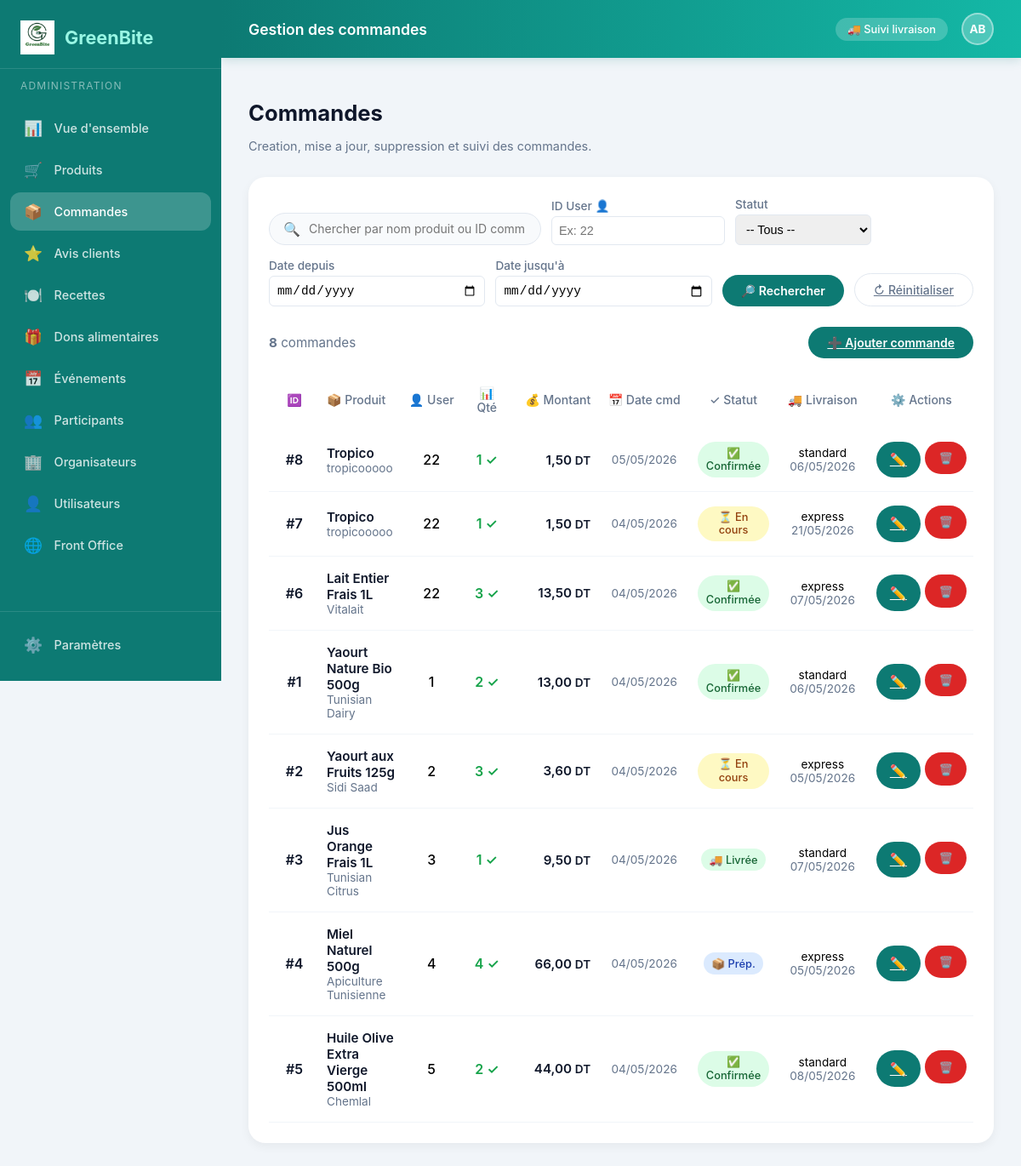
Screenshot of /Green-Bite/View/back-office/orders.php (signed in) with the database file from the repository.
### tables this page shows
CREATE TABLE `commandes` (
  `id_commande` int(11) NOT NULL,
  `id_produit` int(11) NOT NULL,
  `id_utilisateur` int(11) NOT NULL,
  `quantite` int(11) NOT NULL DEFAULT 1,
  `prix_total` decimal(10,2) NOT NULL DEFAULT 0.00,
  `date_commande` datetime NOT NULL DEFAULT current_timestamp(),
  `statut` enum('en-cours','en-preparation','confirmee','livree','annulee') DEFAULT 'en-cours',
  `mode_livraison` enum('standard','express') NOT NULL DEFAULT 'standard',
  `date_livraison_souhaitee` date DEFAULT NULL,
  `adresse_livraison` text NOT NULL,
  `methode_paiement` enum('cash','carte') NOT NULL DEFAULT 'cash',
  `numero_carte` varchar(20) DEFAULT NULL,
  `nom_titulaire` varchar(100) DEFAULT NULL,
  `date_expiration` varchar(5) DEFAULT NULL,
  `cvv` varchar(3) DEFAULT NULL
);

CREATE TABLE `produits` (
  `id_produit` int(11) NOT NULL,
  `nom` varchar(150) NOT NULL,
  `marque` varchar(120) NOT NULL,
  `code_barre` varchar(80) DEFAULT NULL,
  `categorie` varchar(120) DEFAULT NULL,
  `prix` decimal(10,2) NOT NULL DEFAULT 0.00,
  `calories` decimal(10,2) DEFAULT 0.00,
  `proteines` decimal(10,2) DEFAULT 0.00,
  `glucides` decimal(10,2) DEFAULT 0.00,
  `lipides` decimal(10,2) DEFAULT 0.00,
  `nutriscore` char(1) DEFAULT 'C',
  `image` text DEFAULT NULL,
  `quantite_disponible` int(11) NOT NULL DEFAULT 0,
  `statut` enum('actif','inactif','attente') DEFAULT 'actif',
  `date_ajout` datetime NOT NULL DEFAULT current_timestamp()
);

### Green-Bite/Controller/OrderController.php (called while the page is built, shortened)
<?php
require_once __DIR__ . '/../config/database.php';
final class OrderController
{
    private PDO $pdo;
    public function __construct()
    {
        $this->pdo = Database::connection();
    }
    public function list(array $filters = []): array
    {
        $q = trim((string) ($filters['q'] ?? ''));
        $idUser = trim((string) ($filters['id_user'] ?? ''));
        $filterStatus = trim((string) ($filters['status'] ?? ''));
        $filterDateFrom = trim((string) ($filters['date_from'] ?? ''));
        $filterDateTo = trim((string) ($filters['date_to'] ?? ''));
        $params = [];
        $sql = 'SELECT c.*, p.nom as produit_nom, p.marque as produit_marque FROM commandes c LEFT JOIN produits p ON c.id_produit = p.id_produit';
        $sql .= ' ORDER BY c.date_commande DESC';
        $stmt = $this->pdo->prepare($sql);
        $stmt->execute($params);
        return $stmt->fetchAll();
    }
}

### Green-Bite/Controller/bootstrap.php (called while the page is built, shortened)
<?php
require_once __DIR__ . '/../config/database.php';
function h(?string $value): string
{
    return htmlspecialchars((string) $value, ENT_QUOTES, 'UTF-8');
}

### Green-Bite/config/database.php (called while the page is built, shortened)
<?php
function getPdo(): PDO
{
    $dsn = 'mysql:host=' . DB_HOST . ';port=' . DB_PORT . ';dbname=' . DB_NAME . ';charset=utf8mb4';
    $options = [
        PDO::ATTR_ERRMODE => PDO::ERRMODE_EXCEPTION,
        PDO::ATTR_DEFAULT_FETCH_MODE => PDO::FETCH_ASSOC,
        PDO::ATTR_EMULATE_PREPARES => false,
    ];
    $pdo = new PDO($dsn, DB_USER, DB_PASS, $options);
    return $pdo;
}
final class Database
{
    public static function connection(): PDO
    {
        return getPdo();
    }
}

### Green-Bite/View/back-office/orders.php (the view, shortened to what this page needs)
<?php
require_once __DIR__ . '/../includes/bootstrap.php';
require_once __DIR__ . '/../../Controller/OrderController.php';
$q = trim($_GET['q'] ?? '');
$idUser = trim($_GET['id_user'] ?? '');
$status = trim($_GET['status'] ?? '');
$dateFrom = trim($_GET['date_from'] ?? '');
$dateTo = trim($_GET['date_to'] ?? '');
$sort = trim($_GET['sort'] ?? 'date');
$order = trim($_GET['order'] ?? 'DESC');
$controller = new OrderController();
$orders = $controller->list([
    'q' => $q,
    'id_user' => $idUser,
    'status' => $status,
    'date_from' => $dateFrom,
    'date_to' => $dateTo,
]);
if ($sort) {
    usort($orders, function($a, $b) use ($sort, $order) {
        $aVal = $a[$sort] ?? '';
        $bVal = $b[$sort] ?? '';
        if ($sort === 'id_commande' || $sort === 'id_utilisateur' || $sort === 'quantite' || $sort === 'prix_total') {
            $aVal = (float) $aVal;
            $bVal = (float) $bVal;
            $result = $aVal <=> $bVal;
        } elseif ($sort === 'date_commande' || $sort === 'date_livraison_souhaitee') {
            $aVal = strtotime($aVal ?: '1970-01-01');
            $bVal = strtotime($bVal ?: '1970-01-01');
            $result = $aVal <=> $bVal;
        } else {
            $result = strcasecmp($aVal, $bVal);
        }
        return $order === 'ASC' ? $result : -$result;
    });
}
?>
<!DOCTYPE html>
<html lang="fr">
<head>
    <link rel="stylesheet" href="../style.css">
</head>
<body>
<div class="dashboard-layout">
<?php $activePage = 'orders'; include __DIR__ . '/../includes/sidebar_admin.php'; ?>
    <div class="dashboard-main">
        <header class="dashboard-header">
            <div class="header-title">Gestion des commandes</div>
            <div class="header-right">
                <span class="header-badge">🚚 Suivi livraison</span>
                <div class="admin-avatar">AB</div>
            </div>
        </header>
        <div class="page-content">
            <div class="page-header">
                <h1>Commandes</h1>
                <p>Creation, mise a jour, suppression et suivi des commandes.</p>
            </div>
            <div class="table-container">
                <form method="get" style="margin-bottom:1.5rem;">
                    <div style="display:flex;gap:0.75rem;align-items:flex-end;flex-wrap:wrap;margin-bottom:1rem;">
                        <div class="table-search" style="flex:1;min-width:250px;">
                            <span>🔍</span>
                            <input type="text" name="q" value="<?= h($q) ?>" placeholder="Chercher par nom produit ou ID commande...">
                        </div>
                        <div style="min-width:130px;">
                            <label style="display:block;font-size:0.85rem;color:#64748b;margin-bottom:0.25rem;font-weight:500;">ID User 👤</label>
                            <input type="number" name="id_user" value="<?= h($idUser) ?>" min="1" placeholder="Ex: 22" style="width:100%;padding:0.5rem;border:1px solid #e2e8f0;border-radius:6px;font-size:0.9rem;">
                        </div>
                        <div style="min-width:160px;">
                            <label style="display:block;font-size:0.85rem;color:#64748b;margin-bottom:0.25rem;font-weight:500;">Statut</label>
                            <select name="status" style="width:100%;padding:0.5rem;border:1px solid #e2e8f0;border-radius:6px;font-size:0.9rem;cursor:pointer;">
                                <option value="">-- Tous --</option>
                            </select>
                        </div>
                    </div>
                    <div style="display:flex;gap:0.75rem;align-items:flex-end;flex-wrap:wrap;margin-bottom:1rem;">
                        <div style="flex:1;min-width:140px;">
                            <label style="display:block;font-size:0.85rem;color:#64748b;margin-bottom:0.25rem;font-weight:500;">Date depuis</label>
                            <input type="date" name="date_from" value="<?= h($dateFrom) ?>" style="width:100%;padding:0.5rem;border:1px solid #e2e8f0;border-radius:6px;font-size:0.9rem;">
                        </div>
                        <div style="flex:1;min-width:140px;">
                            <label style="display:block;font-size:0.85rem;color:#64748b;margin-bottom:0.25rem;font-weight:500;">Date jusqu'à</label>
                            <input type="date" name="date_to" value="<?= h($dateTo) ?>" style="width:100%;padding:0.5rem;border:1px solid #e2e8f0;border-radius:6px;font-size:0.9rem;">
                        </div>
                        <button class="btn-add" type="submit">🔎 Rechercher</button>
                        <a class="btn-cancel" href="orders.php">↻ Réinitialiser</a>
                    </div>
                </form>
                <div style="display:flex;justify-content:space-between;align-items:center;margin-bottom:1rem;">
                    <div style="font-size:0.95rem;color:#64748b;">
                        <strong><?= count($orders) ?></strong> commande<?= count($orders) !== 1 ? 's' : '' ?>
                    </div>
                    <a class="btn-add" href="order_form.php">➕ Ajouter commande</a>
                </div>
                <div class="table-wrap">
                    <table>
                        <thead>
                            <tr>
                                <th style="text-align:center;width:60px;cursor:pointer;user-select:none;" onclick="sortOrders('id_commande')">
                                    🆔
                                </th>
                                <th style="cursor:pointer;user-select:none;" onclick="sortOrders('produit_nom')">
                                    📦 Produit
                                </th>
                                <th style="text-align:center;width:70px;cursor:pointer;user-select:none;" onclick="sortOrders('id_utilisateur')">
                                    👤 User
                                </th>
                                <th style="text-align:center;width:60px;cursor:pointer;user-select:none;" onclick="sortOrders('quantite')">
                                    📊 Qté
                                </th>
                                <th style="text-align:right;width:100px;cursor:pointer;user-select:none;" onclick="sortOrders('prix_total')">
                                    💰 Montant
                                </th>
                                <th style="text-align:center;width:110px;cursor:pointer;user-select:none;" onclick="sortOrders('date_commande')">
                                    📅 Date cmd
                                </th>
                                <th style="text-align:center;width:90px;cursor:pointer;user-select:none;" onclick="sortOrders('statut')">
                                    ✓ Statut
                                </th>
                                <th style="text-align:center;width:110px;">🚚 Livraison</th>
                                <th style="text-align:center;width:100px;">⚙️ Actions</th>
                            </tr>
                        </thead>
                        <tbody>
                        <?php if (empty($orders)): ?>
                            <tr>
                                <td colspan="9" style="text-align:center;padding:2rem;color:#64748b;">
                                    <div style="font-size:1.2rem;margin-bottom:0.5rem;">🔍 Aucune commande trouvée</div>
                                    <small>Ajustez vos critères de recherche ou <a href="order_form.php" style="color:#16a34a;">créez une nouvelle commande</a>.</small>
                                </td>
                            </tr>
                        <?php else: ?>
                            <?php foreach ($orders as $o): ?>
                                <tr style="border-bottom:1px solid #f1f5f9;">
                                    <td style="font-weight:600;color:#0f172a;text-align:center;">#<?= (int) $o['id_commande'] ?></td>
                                    <td>
                                        <div style="font-weight:600;color:#0f172a;font-size:0.95rem;">
                                            <?= h((string) ($o['produit_nom'] ?? '❌ Supprimé')) ?>
                                        </div>
                                        <div style="color:#64748b;font-size:0.85rem;">
                                            <?= h((string) ($o['produit_marque'] ?? 'N/A')) ?>
                                        </div>
                                    </td>
                                    <td style="text-align:center;font-weight:500;"><?= (int) $o['id_utilisateur'] ?></td>
                                    <td style="text-align:center;font-weight:600;color:#16a34a;"><?= (int) $o['quantite'] ?> ✓</td>
                                    <td style="text-align:right;font-weight:600;color:#0f172a;font-size:0.95rem;">
                                        <?= number_format((float) $o['prix_total'], 2, ',', ' ') ?> <span style="font-size:0.85rem;">DT</span>
                                    </td>
                                    <td style="text-align:center;font-size:0.85rem;color:#64748b;">
                                        <?php
                                            $date = new DateTime($o['date_commande']);
                                            echo $date->format('d/m/Y');
                                        ?>
                                    </td>
                                    <td style="text-align:center;">
                                        <span class="badge <?= match($o['statut']) {
                                            'confirmee', 'livree' => 'badge-green',
                                            'annulee' => 'badge-red',
                                            'en-preparation' => 'badge-blue',
                                            default => 'badge-amber'
                                        } ?>" style="font-size:0.8rem;padding:0.35rem 0.6rem;display:inline-block;">
                                            <?= match($o['statut']) {
                                                'en-cours' => '⏳ En cours',
                                                'en-preparation' => '📦 Prép.',
                                                'confirmee' => '✅ Confirmée',
                                                'livree' => '🚚 Livrée',
                                                'annulee' => '❌ Annulée',
                                                default => h($o['statut'])
                                            } ?>
                                        </span>
                                    </td>
                                    <td style="text-align:center;font-size:0.85rem;">
                                        <div><?= h((string) ($o['mode_livraison'] ?? 'standard')) ?></div>
                                        <div style="color:#64748b;">
                                            <?php
                                                if (!empty($o['date_livraison_souhaitee'])) {
                                                    $delivDate = new DateTime($o['date_livraison_souhaitee']);
                                                    echo $delivDate->format('d/m/Y');
                                                } else {
                                                    echo '--';
                                                }
                                            ?>
                                        </div>
                                    </td>
                                    <td style="text-align:center;">
                                        <div style="display:flex;gap:0.35rem;justify-content:center;">
                                            <a class="table-btn save-btn" href="order_form.php?id=<?= (int) $o['id_commande'] ?>" title="Modifier">✏️</a>
                                            <form action="order_delete.php" method="post" onsubmit="return confirm('Confirmer la suppression ?');" style="display:inline;">
                                                <button class="table-btn delete-btn" type="submit" title="Supprimer">🗑️</button>
                                            </form>
                                        </div>
                                    </td>
                                </tr>
                            <?php endforeach; ?>
                        <?php endif; ?>
                        </tbody>
                    </table>
                </div>
            </div>
        </div>
    </div>
</div>
</body>
</html>

### rows the page displays
commandes: id_commande "8", id_produit.nom "Tropico", id_produit.marque "tropicooooo", id_utilisateur "22", quantite "1", prix_total "1,50", date_commande "05/05/2026", statut "✅ Confirmée", mode_livraison "standard", date_livraison_souhaitee "06/05/2026"
commandes: id_commande "7", id_produit.nom "Tropico", id_produit.marque "tropicooooo", id_utilisateur "22", quantite "1", prix_total "1,50", date_commande "04/05/2026", statut "⏳ En cours", mode_livraison "express", date_livraison_souhaitee "21/05/2026"
commandes: id_commande "6", id_produit.nom "Lait Entier Frais 1L", id_produit.marque "Vitalait", id_utilisateur "22", quantite "3", prix_total "13,50", date_commande "04/05/2026", statut "✅ Confirmée", mode_livraison "express", date_livraison_souhaitee "07/05/2026"
commandes: id_commande "1", id_produit.nom "Yaourt Nature Bio 500g", id_produit.marque "Tunisian Dairy", id_utilisateur "1", quantite "2", prix_total "13,00", date_commande "04/05/2026", statut "✅ Confirmée", mode_livraison "standard", date_livraison_souhaitee "06/05/2026"
commandes: id_commande "2", id_produit.nom "Yaourt aux Fruits 125g", id_produit.marque "Sidi Saad", id_utilisateur "2", quantite "3", prix_total "3,60", date_commande "04/05/2026", statut "⏳ En cours", mode_livraison "express", date_livraison_souhaitee "05/05/2026"
commandes: id_commande "3", id_produit.nom "Jus Orange Frais 1L", id_produit.marque "Tunisian Citrus", id_utilisateur "3", quantite "1", prix_total "9,50", date_commande "04/05/2026", statut "🚚 Livrée", mode_livraison "standard", date_livraison_souhaitee "07/05/2026"
commandes: id_commande "4", id_produit.nom "Miel Naturel 500g", id_produit.marque "Apiculture Tunisienne", id_utilisateur "4", quantite "4", prix_total "66,00", date_commande "04/05/2026", statut "📦 Prép.", mode_livraison "express", date_livraison_souhaitee "05/05/2026"
commandes: id_commande "5", id_produit.nom "Huile Olive Extra Vierge 500ml", id_produit.marque "Chemlal", id_utilisateur "5", quantite "2", prix_total "44,00", date_commande "04/05/2026", statut "✅ Confirmée", mode_livraison "standard", date_livraison_souhaitee "08/05/2026"

### other values shown
$icon "📊 🛒 📦 ⭐ 🍽️ 🎁 📅 👥 🏢 🌐"
$label "Vue d'ensemble Produits Commandes Avis clients Recettes Dons alimentaires Événements Participants Organisateurs Utilisateurs Front Office"
count($orders) "8"
